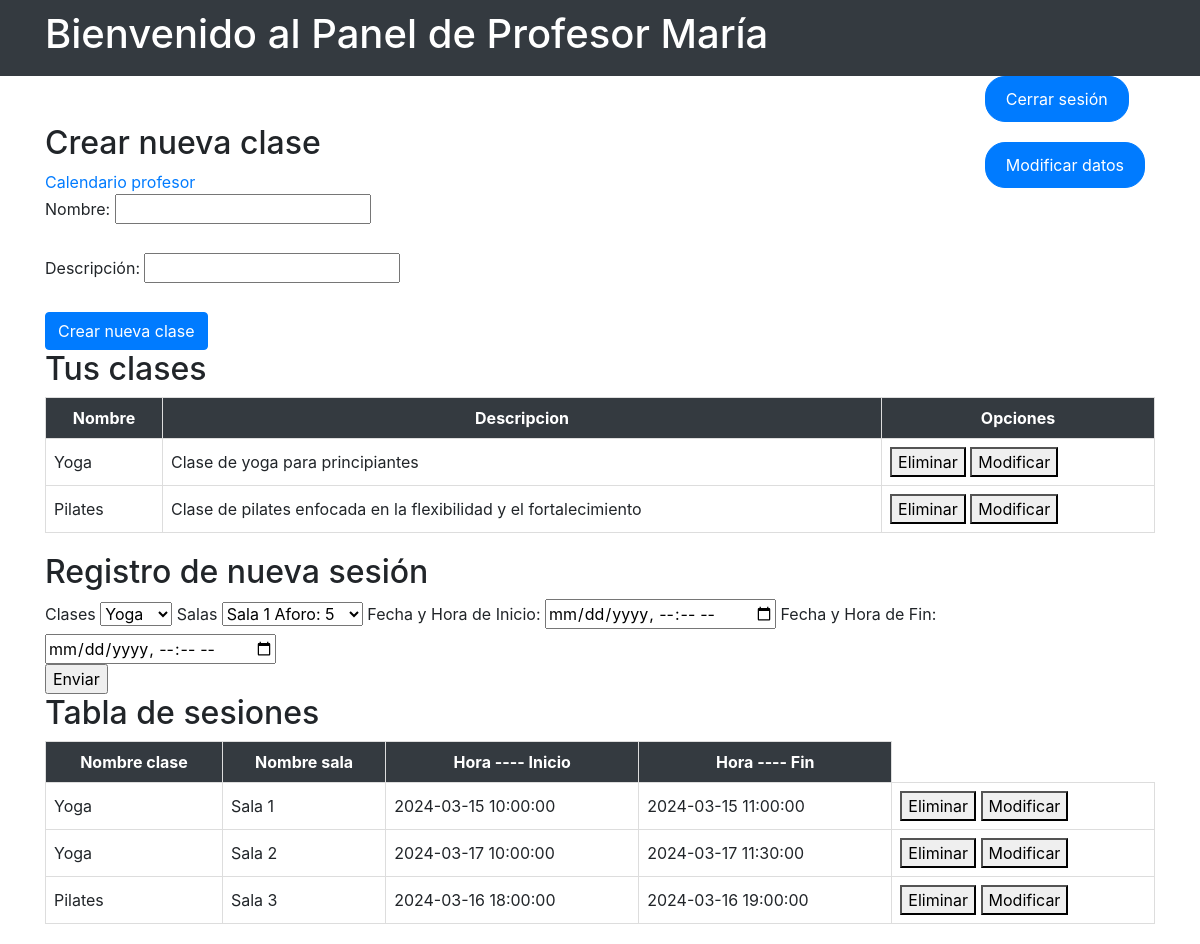
Page /views/teacher_panel.php (signed in) on the committed database.
### tables this page shows
CREATE TABLE CLASES (
    id_clases INT PRIMARY KEY AUTO_INCREMENT,
    nombre VARCHAR(100) NOT NULL,
    descripcion VARCHAR(250) NOT NULL,
    id_profesor INT,  
    FOREIGN KEY (id_profesor) REFERENCES USUARIOS(id_usuarios) ON DELETE SET NULL  
);

CREATE TABLE SESIONES (
    id INT PRIMARY KEY AUTO_INCREMENT,
    id_clases INT NOT NULL,
    id_salas INT NOT NULL,
    fecha_hora_inicio DATETIME,
    fecha_hora_fin DATETIME,
    FOREIGN KEY (id_clases) REFERENCES CLASES(id_clases),
    FOREIGN KEY (id_salas) REFERENCES SALAS(id_salas)
);

CREATE TABLE SALAS (
    id_salas INT PRIMARY KEY AUTO_INCREMENT,
    nombre VARCHAR(100) NOT NULL,
    aforo INT
);

### models/teacher_models/teacher_queries.php (called while the page is built, shortened)
<?php
class TeacherQueries
{
  private $db;
  public function __construct($db)
  {
    $this->db = $db;
  }
  public function getAllClasses()
  {
    $id_usuario = $_SESSION["id_usuarios"];
    $query = "SELECT * from clases where id_profesor = ?";
    $stmt = $this->db->prepare($query);
    if (!$stmt->execute([$id_usuario])) {
      die("Error al ejecutar la consulta: " . $stmt->errorInfo());
    }
    return $stmt;
  }
  public function getAllRooms()
  {
    $query = "SELECT * FROM salas";
    $stmt = $this->db->prepare($query);
    if (!$stmt->execute()) {
      die("Error al ejecutar la consulta: " . $stmt->errorInfo());
    }
    return $stmt;
  }
  public function inscriptionResult()
  {
    $id_usuario = $_SESSION["id_usuarios"];
    $query = "SELECT sesiones.id, clases.nombre AS nombre_clase, salas.nombre AS nombre_sala, sesiones.fecha_hora_inicio, sesiones.fecha_hora_fin
  FROM sesiones
  INNER JOIN clases ON sesiones.id_clases = clases.id_clases
  INNER JOIN salas ON sesiones.id_salas = salas.id_salas
  WHERE clases.id_profesor = ?";
    $stmt = $this->db->prepare($query);
    if (!$stmt->execute([$id_usuario])) {
      die("Error al ejecutar la consulta: " . $stmt->errorInfo());
    }
    return $stmt;
  }
}

### views/teacher_panel.php (the view, shortened to what this page needs)
<!DOCTYPE html>
<html lang="en">
<head>
  <link rel="stylesheet" href="https://stackpath.bootstrapcdn.com/bootstrap/4.5.2/css/bootstrap.min.css">
  <link rel="stylesheet" href="../public/css/teacher/teacher_profile.css">
</head>
<body>
  <?php
  require_once(__DIR__ . "/../models/teacher_models/teacher_queries.php");
  $database = new Database();
  $db = $database->getConnection();
  $teacherQueries = new TeacherQueries($db);
  $resultClasses = $teacherQueries->getAllClasses();
  $resultClasses2 = $teacherQueries->getAllClasses();
  $resultRooms = $teacherQueries->getAllRooms();
  $resultInscription = $teacherQueries->inscriptionResult();
  ?>
  <header style="background-color: #343a40; padding: 10px;">
    <div class="container text-white">
      <h1>Bienvenido al Panel de Profesor <?php echo $_SESSION['nombre']?></h1>
      <div class="float-right">
        <form action="../controllers/logout_controller.php" method="post">
          <input type="submit" value="Cerrar sesión" class="btn btn-custom">
        </form>
        <form action="../views/teacher/modify_teacher_data.php" method="post">
          <input type="submit" value="Modificar datos" class="btn btn-custom">
        </form>
      </div>
    </div>
  </header>
  <div class="container mt-5">
    <h2>Crear nueva clase</h2>
    <a href="calendar/calendarTeacher.php">Calendario profesor</a>
    <form action="../controllers/teacher_controller/class/new_class.php" method="post">
      <label for="nombre">Nombre:</label>
      <input type="text" id="nombre" name="nombre" required><br><br>
      <label for="descripcion">Descripción:</label>
      <input type="text" id="descripcion" name="descripcion" required><br><br>
      <input type="submit" value="Crear nueva clase" class="btn btn-primary">
    </form>
  <h2>Tus clases</h2>
  <?php
  if ($resultClasses->rowCount() > 0) {
  ?>
    <table class="tabla">
      <tr>
        <th>Nombre</th>
        <th>Descripcion</th>
        <th>Opciones</th>
      </tr>
      <?php while ($row = $resultClasses->fetch(PDO::FETCH_ASSOC)) { ?>
        <tr>
          <td><?php echo $row['nombre']; ?></td>
          <td><?php echo $row['descripcion']; ?></td>
          <td>
            <a href="../controllers/teacher_controller/class/delete_class.php?id=<?php echo $row['id_clases']; ?>"><button>Eliminar</button></a>
            <a href="../views/teacher/class_modification_from_teacher.php?id=<?php echo $row['id_clases']; ?>"><button>Modificar</button></a>
          </td>
        </tr>
      <?php } ?>
    </table>
  <?php } else { ?>
    <p>No tienes clases aún.</p>
  <?php } ?>
  <h2>Registro de nueva sesión</h2>
  <form action="../controllers/teacher_controller/sessions/new_session.php" id="form_sessions" method="post">
    <span>Clases</span>
    <select name="id_clase" id="id_clase">
      <?php
      if ($resultClasses2->rowCount() > 0) {
        while ($row = $resultClasses2->fetch(PDO::FETCH_ASSOC)) {
          echo "<option value='" . $row['id_clases'] . "'>" . $row['nombre'] . "</option>";
        }
      } else {
        echo "<option value='' disabled>No hay clases disponibles</option>";
      }
      ?>
    </select>
    <span>Salas</span>
    <select name="id_sala" id="id_sala">
      <?php
      if ($resultRooms->rowCount() > 0) {
        while ($row = $resultRooms->fetch(PDO::FETCH_ASSOC)) {
          echo "<option value='" . $row['id_salas'] . "'>" . $row['nombre'] . "  Aforo: " . $row['aforo'] . "" . "</option>";
        }
      } else {
        echo "<option value='' disabled>No hay salas disponibles</option>";
      }
      ?>
    </select>
    <label for="fecha_hora_inicio">Fecha y Hora de Inicio:</label>
    <input type="datetime-local" id="fecha_hora_inicio" name="fecha_hora_inicio" required>
    <label for="fecha_hora_fin">Fecha y Hora de Fin:</label>
    <input type="datetime-local" id="fecha_hora_fin" name="fecha_hora_fin" required><br>
    <input type="submit" value="Enviar">
  </form>
  <h2>Tabla de sesiones</h2>
<?php if ($resultInscription->rowCount() > 0) { ?>
    <table class="tabla">
        <tr>
            <th>Nombre clase</th>
            <th>Nombre sala</th>
            <th>Hora ---- Inicio</th>
            <th>Hora ---- Fin</th>
        </tr>
        <?php while ($row = $resultInscription->fetch(PDO::FETCH_ASSOC)) { ?>
            <tr>
                <td><?php echo $row['nombre_clase']; ?></td>
                <td><?php echo $row['nombre_sala']; ?></td>
                <td><?php echo $row['fecha_hora_inicio']; ?></td>
                <td><?php echo $row['fecha_hora_fin']; ?></td>
                <td>
                    <a href="../controllers/teacher_controller/sessions/delete_session.php?id=<?php echo $row['id']; ?>"><button>Eliminar</button></a>
                    <a href="../views/teacher/session_modification_from_teacher.php?id=<?php echo $row['id']; ?>"><button>Modificar</button></a>
                </td>
            </tr>
        <?php } ?>
    </table>
<?php } else { ?>
    <p>No hay sesiones disponibles.</p>
<?php } ?>
  </div>
</body>
</html>

### public/css/teacher/teacher_profile.css (style rules this page uses)
.tabla { width: 100%; border-collapse: collapse; margin-bottom: 20px; }
.tabla th { text-align: center; border: 1px solid #dddddd; padding: 8px; background-color: #343a40; color: white; }
.tabla td { border: 1px solid #dddddd; padding: 8px; text-align: left; }
.btn-custom { background-color: #007bff; border-color: #007bff; color: white; margin: 10px; padding: 10px 20px; border-radius: 20px; }

### rows in the picture
clases: nombre "Yoga", descripcion "Clase de yoga para principiantes"
clases: nombre "Pilates", descripcion "Clase de pilates enfocada en la flexibilidad y el fortalecimiento"
sesiones: id_clases.nombre "Yoga", id_salas.nombre "Sala 1", fecha_hora_inicio "2024-03-15 10:00:00", fecha_hora_fin "2024-03-15 11:00:00"
sesiones: id_clases.nombre "Yoga", id_salas.nombre "Sala 2", fecha_hora_inicio "2024-03-17 10:00:00", fecha_hora_fin "2024-03-17 11:30:00"
sesiones: id_clases.nombre "Pilates", id_salas.nombre "Sala 3", fecha_hora_inicio "2024-03-16 18:00:00", fecha_hora_fin "2024-03-16 19:00:00"

### other values in the picture
$_SESSION['nombre'] "María"
form field id_clase "Yoga"
form field id_sala "Sala 1 Aforo: 5"
